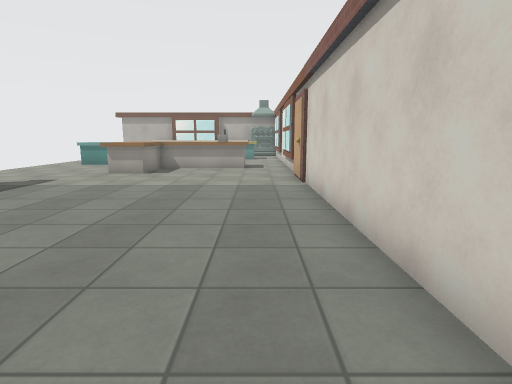
View 1 (above)

14 first-person views from a walk through a level from a Godot 3-D game. The camera is 1.3 m above the floor, tilts 10° down and sees 80° across. The floor is counted in squares, 1 m on a side. Each view is taken from the middle of a square. On the plan, view 1 faces up. The plan holds only what a view shows up to about 14 squares ahead; the rest is blank. Some surface patterns are stand-ins.

View 2
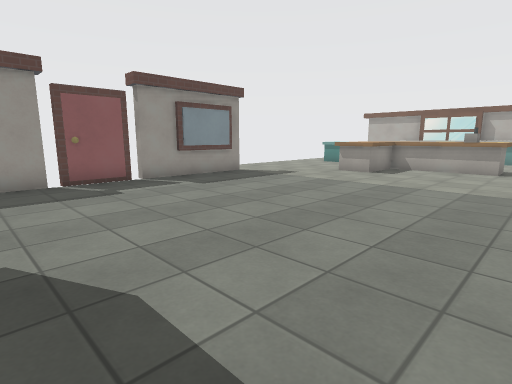

View 3
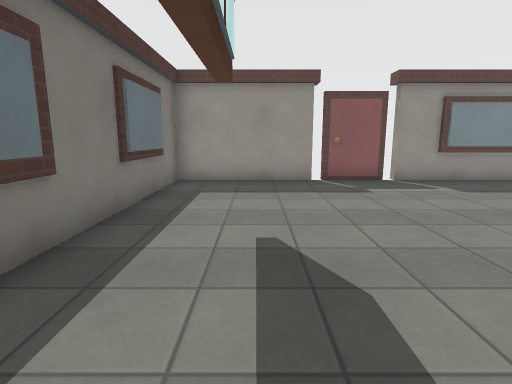

View 4
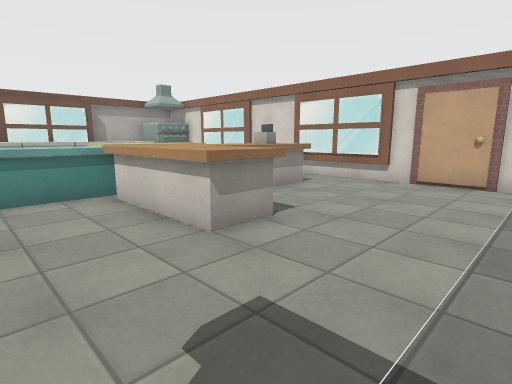

View 5
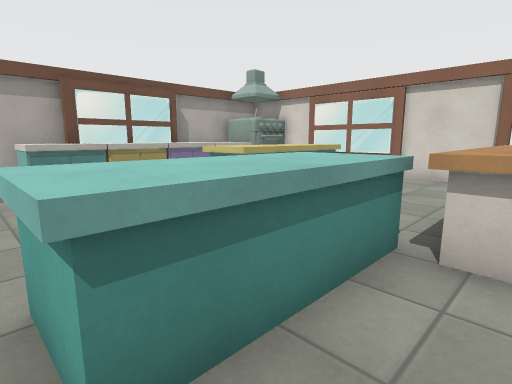

View 6
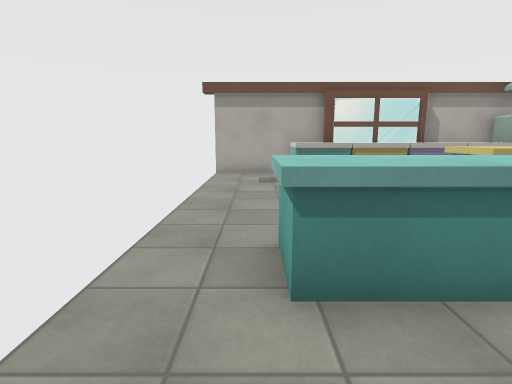

View 7
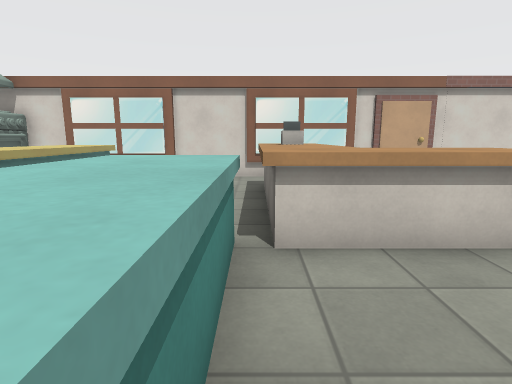

View 8
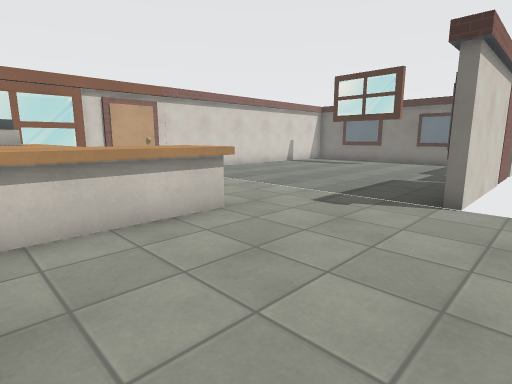

View 9
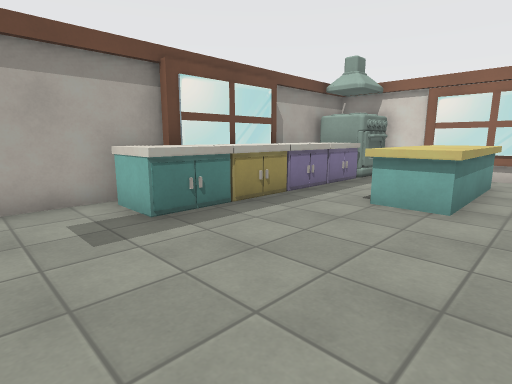

View 10
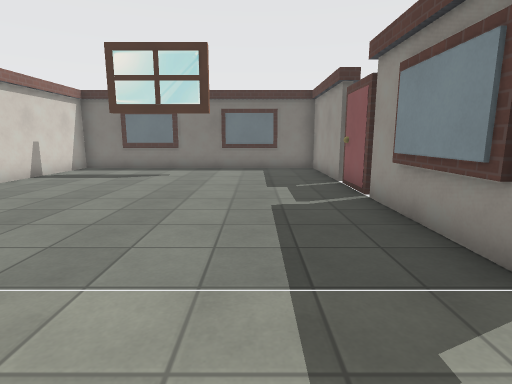

View 11
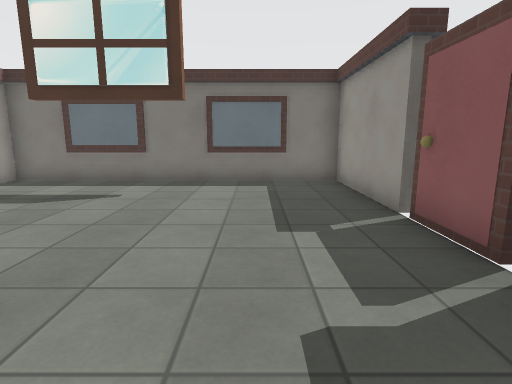

View 12
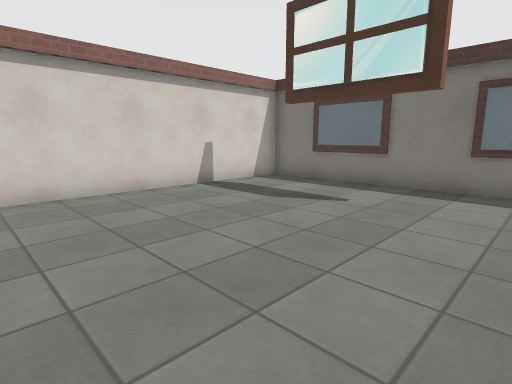

View 13
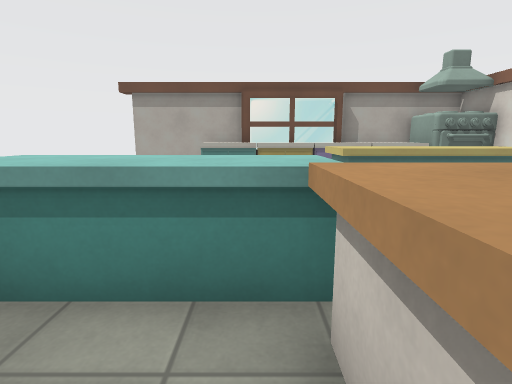

View 14
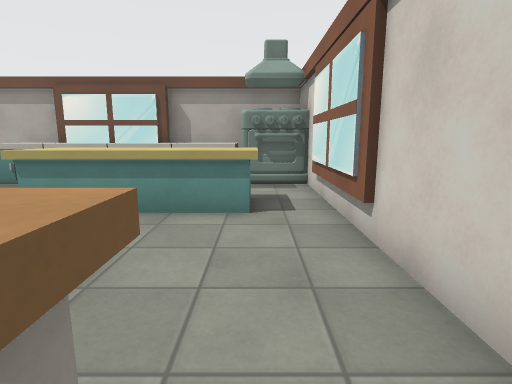

### Floor plan
Key: @ floor where view 1 was taken; # wall or solid block; x gap in a wall; . floor; D closed door; ^ raised ledge; S sink; T stove.
Columns run from 11 left of view 1 to 2 right of it. Each row starts with its distance up from view 1.
 25 ######  ####
 24  ..SS#^^^  TT
 23  ..SSS^^^^^TT#
 22  ............#
 21  ............#
 20  ......^^^^^.#
 19  ......^^^^^.#
 18  ....... ....#
 17  ......  ....#
 16  .^^^^.......#
 15  ..^^^^^^^^..#
 14  .....^^^^^..#
 13  .....^^.....#
 12  .....^^.....#
 11  .....^......#
 10  ...........DD
  9  ............#
  8   #..........#
  7   #..........#
  6   #..........#
  5   #..........#
  4   x..........#
  3   D..........#
  2   x..........#
  1   #..........#
  0   #........@.#
 -1   #..........#
 -2   #..........#
 -3   ############

Positions as (right, up) in squares from view 1, and headings:
1: (0, 0), facing up
2: (1, 0), facing up-left
3: (1, 0), facing left
4: (-8, 8), facing up-right
5: (-9, 14), facing up-right
6: (-9, 13), facing up
7: (-9, 15), facing right
8: (-10, 15), facing down-right
9: (-10, 18), facing up-right
10: (-6, 11), facing down
11: (-6, 7), facing down
12: (-6, 6), facing down-right
13: (-6, 13), facing up
14: (0, 14), facing up
